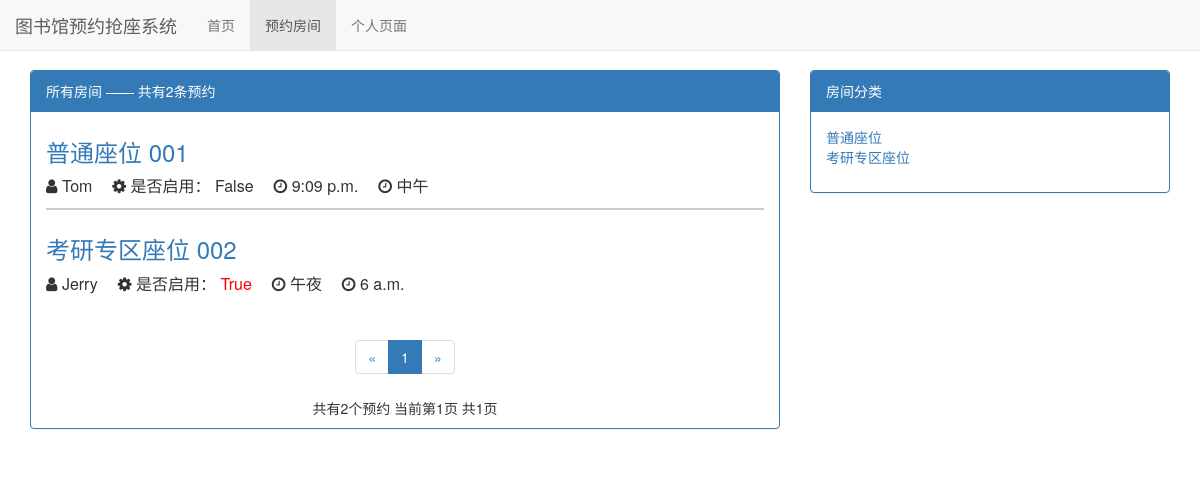
Page /list/ on the committed database.
### room/models.py (models this page shows)
class Room(models.Model):
    on_off = models.BooleanField(default = False) # 是否启用预约
    room_user = models.ForeignKey(User, on_delete = DO_NOTHING) # 用户
    user_id = models.CharField(max_length = 15) # 用户学号
    user_passwd = models.CharField(max_length = 15) # 用户密码
    room_name = models.CharField(max_length = 15) # 房间号
    room_type = models.ForeignKey(RoomType, on_delete = models.DO_NOTHING) # 房间类型外键
    start_time = models.TimeField() # 开始时间
    end_time = models.TimeField() # 结束时间
    members = models.TextField(default = 'None') # 研修室成员

class RoomType(models.Model):
    type_name = models.CharField(max_length = 15)
    def __str__(self) -> str:
        return self.type_name # 管理员界面显示分类名称

### room/views.py (the view)
# urls.py: path('list/', room_list, name = 'room_list'),
def room_list(request):
    all_rooms = Room.objects.all() # 获取全部房间信息
    context = divid_room_pages(request, all_rooms)
    return render(request, 'room_list.html', context)

### room/templates/room_list.html (shortened to what this page needs)
{% extends 'base.html' %}
{% load static %}
{% block header_extends %}
    <link rel="stylesheet" href="{% static 'css/room.css' %}">
    <link href="http://cdn.bootcss.com/font-awesome/4.6.3/css/font-awesome.min.css" rel="stylesheet">
{% endblock %}
{% block nav_home_active %}
{% endblock %}
{% block nav_room_active %}
active
{% endblock %}
{% block content %}
    <div class="container">
        <div class="row">
            <div class="col-xs-12 col-sm-9 col-md-8">
                <div class="panel panel-primary">
                    {% block panel_block %}
                        <div class="panel-heading">{% block panel_list_title %}所有房间{% endblock %} —— 共有{{ rooms.paginator.count }}条预约</div>
                        <div class="panel-body">
                            {% block panel_list_body %}
                                {% for room in rooms %}
                                    <div class="room">
                                        <a href="{% url 'room_detail' room.pk %}">
                                            <h3>{{ room.room_type }}  {{ room.room_name }}</h3>
                                        </a>
                                    </div>
                                    <p class="room-author">
                                        <i class="fa fa-user fa-1x"></i>
                                        {{ room.room_user }}
                                    </p>
                                    <p class="room-author">
                                        <i class="fa fa-cog fa-spin fa-1x"></i>
                                        是否启用：
                                        {% if room.on_off %}
                                            <span style="color: red;">{{ room.on_off }}</span>
                                        {% else %}
                                            {{ room.on_off }}
                                        {% endif %}
                                    </p>
                                    <p class="room-author">
                                        <i class="fa fa-clock-o fa-1x"></i>
                                        {{ room.start_time }}
                                    </p>
                                    <p class="room-author">
                                        <i class="fa fa-clock-o fa-1x"></i>
                                        {{ room.end_time }}
                                    </p>
                                    {% empty %}
                                    <p>--暂无预约，敬请期待--</p>
                                {% endfor %}
                            {% endblock %}
                        </div>
                        <div class="paginator" aria-label="Page navigation">
                            <ul class="pagination">
                            <li>
                                    {% if rooms.has_previous %}
                                        <a href="?page={{ rooms.previous_page_number }}" aria-label="Previous">
                                            <span aria-hidden="true">&laquo;</span>
                                        </a>
                                    {% else %}
                                        <span aria-hidden="true">&laquo;</span>
                                    {% endif %}
                            </li>
                            {% for page_num in page_range %}
                                {% if page_num == rooms.number %}
                                    <li class="active"><a href="?page={{ page_num }}">{{ page_num }}</a></li>
                                {% else %}
                                    {% if page_num == '...' %}
                                        <li><span>{{ page_num }}</span></li>
                                    {% else %}
                                        <li><a href="?page={{ page_num }}">{{ page_num }}</a></li>
                                    {% endif %}
                                {% endif %}
                            {% endfor %}
                            <li>
                                    {% if rooms.has_next %}
                                        <a href="?page={{ rooms.next_page_number }}" aria-label="Next">
                                            <span aria-hidden="true">&raquo;</span>
                                        </a>
                                    {% else %}
                                        <span aria-hidden="true">&raquo;</span>
                                    {% endif %}
                            </li>
                            </ul>
                            <p>
                                共有{{ rooms.paginator.count }}个预约
                                当前第{{ rooms.number }}页
                                共{{ rooms.paginator.num_pages }}页
                            </p>
                        </div>
                    {% endblock %}
                </div>
            </div>
            <div class="hidden-xs col-sm-3 col-md-4">
                <div class="panel panel-primary">
                    <div class="panel-heading">房间分类</div>
                    <div class="panel-body">
                        <ul class="room-types">
                            {% for room_type in room_types %}
                                <li>
                                    <a href="{% url 'room_type_list' room_type.pk %}">
                                        {{ room_type.type_name }}
                                    </a>
                                </li>
                                {% empty %}
                                    <li>没有分类</li>
                            {% endfor %}
                        </ul>
                    </div>
                </div>
            </div>
        </div>
    </div>
{% endblock %}

### templates/base.html (shortened to what this page needs)
{% load static %}
<!DOCTYPE html>
<html lang="zh-cn">
<head>
    <link rel="stylesheet" href="{% static 'css/base.css' %}">
    <link rel="stylesheet" href="{% static 'bootstrap-3.4.1/css/bootstrap.min.css' %}">
    {% block header_extends %}{% endblock %}
</head>
<body>
    <div class="navbar navbar-default navbar-fixed-top" role="navigation">
        <div class="container-fluid">
            <div class="navbar-header">
                <a class="navbar-brand" href="{% url 'home' %}">
                    图书馆预约抢座系统
                </a>
            </div>
            <div id="navbar-collapse" class="collapse navbar-collapse">
                <ul class="nav navbar-nav">
                    <li class="{% block nav_home_active %}{% endblock %}">
                        <a href="{% url 'home' %}">首页</a>
                    </li>
                    <li class="{% block nav_room_active %}{% endblock %}">
                        <a href="/list">预约房间</a>
                    </li>
                    <li class="{% block nav_person_active %}{% endblock %}">
                        <a href="/room/person">个人页面</a>
                    </li>
                </ul>
            </div>
        </div>
    </div>
    {% block content %}{% endblock %}
</body>
</html>

### static/css/base.css (style rules this page uses)
* { margin: 0; padding: 0; }
body { margin-top: 70px!important; }

### room/static/css/room.css (style rules this page uses)
ul.room-types { list-style-type: none; font-size: 14px; }
div.room:not(:first-child) { padding-top: 1em; border-top: 2px solid #ccc; }
div.room h3 { margin-top: 0.5em; }
p.room-author { display: inline-block; font-size: 16px; margin-right: 1em; }
div.paginator { text-align: center; }

### rows in the picture
Room: room_type "普通座位", room_name "001", room_user "Tom", on_off "False", start_time "9:09 p.m.", end_time "中午"
Room: room_type "考研专区座位", room_name "002", room_user "Jerry", on_off "True", start_time "午夜", end_time "6 a.m."
RoomType: type_name "普通座位"
RoomType: type_name "考研专区座位"

### other values in the picture
{{ rooms.paginator.count }} "2"
{{ page_num }} "1"
{{ rooms.number }} "1"
{{ rooms.paginator.num_pages }} "1"
